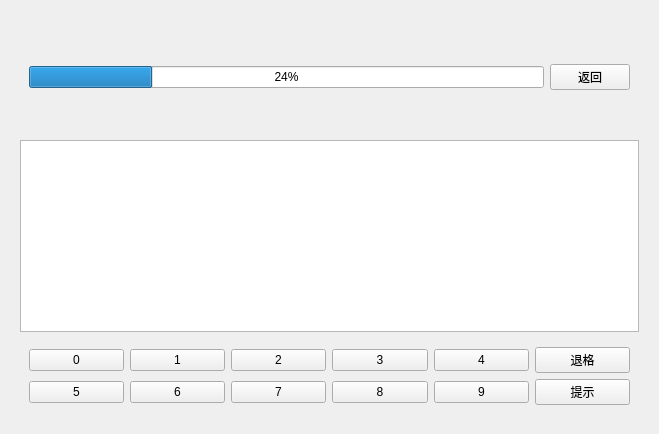
<?xml version="1.0" encoding="UTF-8"?>
<ui version="4.0">
 <class>Widget</class>
 <widget class="QWidget" name="Widget">
  <property name="geometry">
   <rect>
    <x>0</x>
    <y>0</y>
    <width>659</width>
    <height>434</height>
   </rect>
  </property>
  <property name="windowTitle">
   <string>Widget</string>
  </property>
  <layout class="QGridLayout" name="gridLayout_2">
   <item row="1" column="0">
    <widget class="QStackedWidget" name="stackedWidget">
     <property name="currentIndex">
      <number>1</number>
     </property>
     <widget class="QWidget" name="pageConfig">
      <layout class="QGridLayout" name="gridLayout_3">
       <item row="5" column="0">
        <widget class="QWidget" name="widget_3" native="true">
         <layout class="QHBoxLayout" name="horizontalLayout">
          <item>
           <spacer name="horizontalSpacer_3">
            <property name="orientation">
             <enum>Qt::Horizontal</enum>
            </property>
            <property name="sizeHint" stdset="0">
             <size>
              <width>99</width>
              <height>20</height>
             </size>
            </property>
           </spacer>
          </item>
          <item>
           <widget class="QPushButton" name="pushButton_start">
            <property name="text">
             <string>开始游戏</string>
            </property>
           </widget>
          </item>
          <item>
           <spacer name="horizontalSpacer_5">
            <property name="orientation">
             <enum>Qt::Horizontal</enum>
            </property>
            <property name="sizeHint" stdset="0">
             <size>
              <width>100</width>
              <height>20</height>
             </size>
            </property>
           </spacer>
          </item>
          <item>
           <widget class="QPushButton" name="pushButton_exit">
            <property name="text">
             <string>退出游戏</string>
            </property>
           </widget>
          </item>
          <item>
           <spacer name="horizontalSpacer_4">
            <property name="orientation">
             <enum>Qt::Horizontal</enum>
            </property>
            <property name="sizeHint" stdset="0">
             <size>
              <width>99</width>
              <height>20</height>
             </size>
            </property>
           </spacer>
          </item>
         </layout>
        </widget>
       </item>
       <item row="4" column="0">
        <spacer name="verticalSpacer">
         <property name="orientation">
          <enum>Qt::Vertical</enum>
         </property>
         <property name="sizeType">
          <enum>QSizePolicy::Fixed</enum>
         </property>
         <property name="sizeHint" stdset="0">
          <size>
           <width>20</width>
           <height>40</height>
          </size>
         </property>
        </spacer>
       </item>
       <item row="2" column="0">
        <spacer name="verticalSpacer_2">
         <property name="orientation">
          <enum>Qt::Vertical</enum>
         </property>
         <property name="sizeType">
          <enum>QSizePolicy::Fixed</enum>
         </property>
         <property name="sizeHint" stdset="0">
          <size>
           <width>20</width>
           <height>40</height>
          </size>
         </property>
        </spacer>
       </item>
       <item row="0" column="0">
        <widget class="QWidget" name="widget_2" native="true">
         <widget class="QLabel" name="label">
          <property name="geometry">
           <rect>
            <x>140</x>
            <y>10</y>
            <width>250</width>
            <height>59</height>
           </rect>
          </property>
          <property name="sizePolicy">
           <sizepolicy hsizetype="Fixed" vsizetype="Fixed">
            <horstretch>0</horstretch>
            <verstretch>0</verstretch>
           </sizepolicy>
          </property>
          <property name="font">
           <font>
            <family>Microsoft YaHei Mono</family>
            <pointsize>30</pointsize>
           </font>
          </property>
          <property name="frameShape">
           <enum>QFrame::NoFrame</enum>
          </property>
          <property name="text">
           <string>猜数字游戏</string>
          </property>
         </widget>
        </widget>
       </item>
       <item row="3" column="0">
        <widget class="QWidget" name="widget" native="true">
         <layout class="QGridLayout" name="gridLayout">
          <item row="2" column="1">
           <widget class="QComboBox" name="comboBox">
            <item>
             <property name="text">
              <string>10</string>
             </property>
            </item>
            <item>
             <property name="text">
              <string>20</string>
             </property>
            </item>
            <item>
             <property name="text">
              <string>30</string>
             </property>
            </item>
            <item>
             <property name="text">
              <string>40</string>
             </property>
            </item>
            <item>
             <property name="text">
              <string>50</string>
             </property>
            </item>
            <item>
             <property name="text">
              <string>60</string>
             </property>
            </item>
            <item>
             <property name="text">
              <string>120</string>
             </property>
            </item>
           </widget>
          </item>
          <item row="2" column="2">
           <spacer name="horizontalSpacer_2">
            <property name="orientation">
             <enum>Qt::Horizontal</enum>
            </property>
            <property name="sizeHint" stdset="0">
             <size>
              <width>175</width>
              <height>20</height>
             </size>
            </property>
           </spacer>
          </item>
          <item row="2" column="0">
           <spacer name="horizontalSpacer">
            <property name="orientation">
             <enum>Qt::Horizontal</enum>
            </property>
            <property name="sizeHint" stdset="0">
             <size>
              <width>176</width>
              <height>20</height>
             </size>
            </property>
           </spacer>
          </item>
          <item row="1" column="1">
           <widget class="QLabel" name="label_2">
            <property name="text">
             <string>设置猜数字时间（秒）</string>
            </property>
           </widget>
          </item>
         </layout>
        </widget>
       </item>
      </layout>
     </widget>
     <widget class="QWidget" name="pageGame">
      <layout class="QGridLayout" name="gridLayout_5">
       <item row="3" column="0">
        <widget class="QWidget" name="widget_4" native="true">
         <layout class="QGridLayout" name="gridLayout_4">
          <item row="0" column="0">
           <widget class="QPushButton" name="pushButton_0">
            <property name="text">
             <string>0</string>
            </property>
           </widget>
          </item>
          <item row="0" column="1">
           <widget class="QPushButton" name="pushButton_1">
            <property name="text">
             <string>1</string>
            </property>
           </widget>
          </item>
          <item row="0" column="2">
           <widget class="QPushButton" name="pushButton_2">
            <property name="text">
             <string>2</string>
            </property>
           </widget>
          </item>
          <item row="0" column="3">
           <widget class="QPushButton" name="pushButton_3">
            <property name="text">
             <string>3</string>
            </property>
           </widget>
          </item>
          <item row="0" column="4">
           <widget class="QPushButton" name="pushButton_4">
            <property name="text">
             <string>4</string>
            </property>
           </widget>
          </item>
          <item row="0" column="5">
           <widget class="QPushButton" name="pushButton_back">
            <property name="text">
             <string>退格</string>
            </property>
           </widget>
          </item>
          <item row="1" column="0">
           <widget class="QPushButton" name="pushButton_5">
            <property name="text">
             <string>5</string>
            </property>
           </widget>
          </item>
          <item row="1" column="1">
           <widget class="QPushButton" name="pushButton_6">
            <property name="text">
             <string>6</string>
            </property>
           </widget>
          </item>
          <item row="1" column="2">
           <widget class="QPushButton" name="pushButton_7">
            <property name="text">
             <string>7</string>
            </property>
           </widget>
          </item>
          <item row="1" column="3">
           <widget class="QPushButton" name="pushButton_8">
            <property name="text">
             <string>8</string>
            </property>
           </widget>
          </item>
          <item row="1" column="4">
           <widget class="QPushButton" name="pushButton_9">
            <property name="text">
             <string>9</string>
            </property>
           </widget>
          </item>
          <item row="1" column="5">
           <widget class="QPushButton" name="pushButton_hint">
            <property name="text">
             <string>提示</string>
            </property>
           </widget>
          </item>
         </layout>
        </widget>
       </item>
       <item row="2" column="0">
        <widget class="QTextEdit" name="textEdit">
         <property name="font">
          <font>
           <family>Microsoft YaHei UI</family>
           <pointsize>24</pointsize>
          </font>
         </property>
        </widget>
       </item>
       <item row="0" column="0">
        <widget class="QWidget" name="widget_5" native="true">
         <property name="sizePolicy">
          <sizepolicy hsizetype="Expanding" vsizetype="Expanding">
           <horstretch>0</horstretch>
           <verstretch>0</verstretch>
          </sizepolicy>
         </property>
         <layout class="QHBoxLayout" name="horizontalLayout_2">
          <item>
           <widget class="QProgressBar" name="progressBar">
            <property name="sizePolicy">
             <sizepolicy hsizetype="Expanding" vsizetype="Fixed">
              <horstretch>0</horstretch>
              <verstretch>0</verstretch>
             </sizepolicy>
            </property>
            <property name="value">
             <number>24</number>
            </property>
           </widget>
          </item>
          <item>
           <widget class="QPushButton" name="pushButton_return">
            <property name="text">
             <string>返回</string>
            </property>
           </widget>
          </item>
         </layout>
        </widget>
       </item>
      </layout>
     </widget>
     <widget class="QWidget" name="pageWin">
      <layout class="QGridLayout" name="gridLayout_6">
       <item row="0" column="0">
        <widget class="QLabel" name="labelWin">
         <property name="layoutDirection">
          <enum>Qt::LeftToRight</enum>
         </property>
         <property name="text">
          <string>Win</string>
         </property>
         <property name="scaledContents">
          <bool>true</bool>
         </property>
        </widget>
       </item>
      </layout>
     </widget>
     <widget class="QWidget" name="pageLoss">
      <layout class="QGridLayout" name="gridLayout_7">
       <item row="0" column="0">
        <widget class="QLabel" name="labelLoss">
         <property name="text">
          <string>Loss</string>
         </property>
         <property name="scaledContents">
          <bool>true</bool>
         </property>
        </widget>
       </item>
      </layout>
     </widget>
    </widget>
   </item>
  </layout>
 </widget>
 <resources/>
 <connections/>
</ui>
